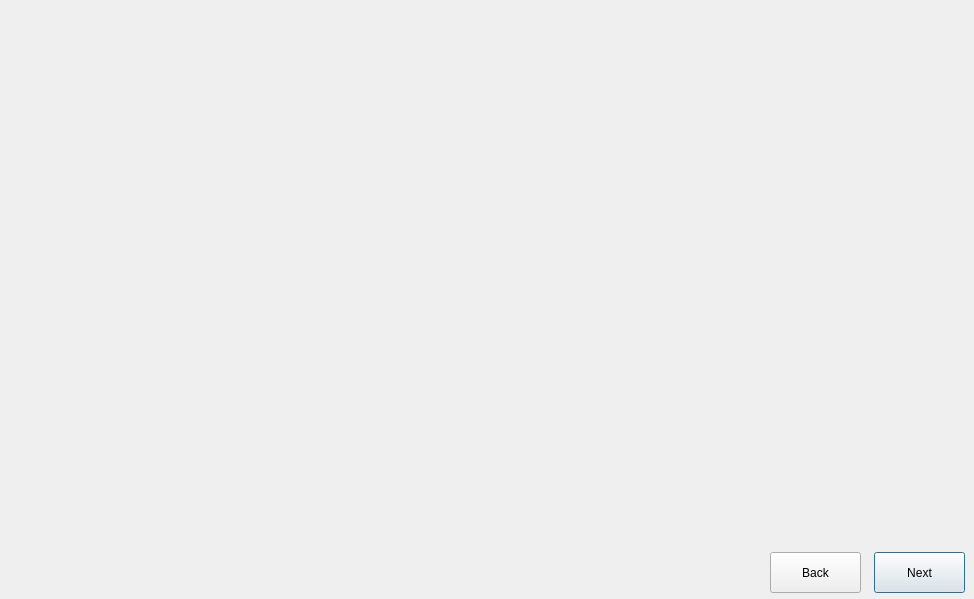
<?xml version="1.0" encoding="UTF-8"?>
<ui version="4.0">
 <class>Dialog</class>
 <widget class="QDialog" name="Dialog">
  <property name="geometry">
   <rect>
    <x>0</x>
    <y>0</y>
    <width>974</width>
    <height>599</height>
   </rect>
  </property>
  <property name="windowTitle">
   <string>Dialog</string>
  </property>
  <widget class="QPushButton" name="pushButton">
   <property name="geometry">
    <rect>
     <x>874</x>
     <y>552</y>
     <width>91</width>
     <height>41</height>
    </rect>
   </property>
   <property name="text">
    <string>Next</string>
   </property>
  </widget>
  <widget class="QPushButton" name="pushButton_2">
   <property name="geometry">
    <rect>
     <x>770</x>
     <y>552</y>
     <width>91</width>
     <height>41</height>
    </rect>
   </property>
   <property name="text">
    <string>Back</string>
   </property>
  </widget>
 </widget>
 <resources/>
 <connections/>
</ui>
